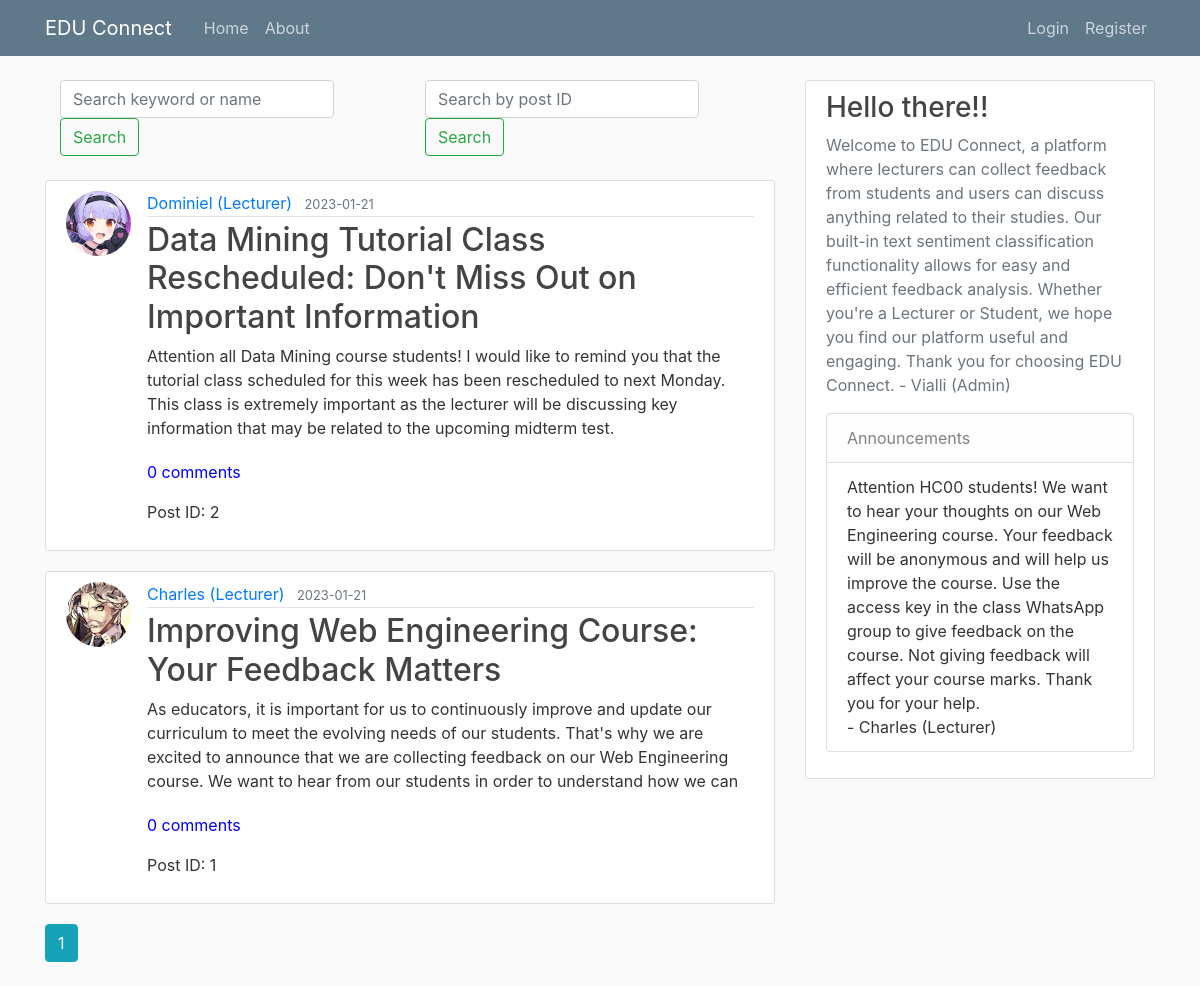
The page /home on the database its author committed.
### EDUConnect/models.py (models this page shows, shortened)
class Post(db.Model):
    id = db.Column(db.Integer, primary_key=True)
    title = db.Column(db.String(100), nullable=False)
    date_posted = db.Column(db.DateTime, nullable=False, default=datetime.utcnow)
    content = db.Column(db.Text, nullable=False)
    user_id = db.Column(db.Integer, db.ForeignKey('user.id'), nullable=False)
    anonymous_comments = db.Column(db.Boolean, default=False)
    comments = db.relationship('Comment', backref='post', passive_deletes=True)
    is_private = db.Column(db.Boolean, default=False)
    access_key = db.Column(db.String(60), nullable=True)

class User(db.Model, UserMixin):
    id = db.Column(db.Integer, primary_key=True)
    username = db.Column(db.String(20), unique=True, nullable=False)
    email = db.Column(db.String(120), unique=True, nullable=False)
    image_file = db.Column(db.String(20), nullable=False, default='default.jpg')
    password = db.Column(db.String(60), nullable=False)
    posts = db.relationship('Post', backref='author', lazy=True)
    comments = db.relationship('Comment', backref='user', passive_deletes=True)
    role = db.Column(db.String(20), nullable=False, default='user')

class Announcement(db.Model):
    id = db.Column(db.Integer, primary_key=True)
    title = db.Column(db.String(100), nullable=False)
    content = db.Column(db.Text, nullable=False)
    author_id = db.Column(db.Integer, db.ForeignKey('user.id'), nullable=False)
    created_at = db.Column(db.DateTime, default=datetime.utcnow)
    author = db.relationship("User", backref="announcements", lazy=True)

### EDUConnect/main/routes.py (the view)
@main.route("/")
@main.route("/home")
def home():
    page = request.args.get('page', 1, type=int)
    announcements = Announcement.query.all()
    q = request.args.get('q')
    if q:
        posts = Post.query.filter((Post.title.contains(q) | Post.content.contains(q)) | User.username.contains(q)).join(User).order_by(Post.date_posted.desc()).paginate(page=page, per_page=4)
        if len(posts.items) == 0:
            flash('No post found', 'danger')
            return redirect(url_for('main.home'))
    else:
        posts = Post.query.order_by(Post.date_posted.desc()).paginate(page=page, per_page=4)
    return render_template('home.html', posts=posts, announcements=announcements)

### EDUConnect/templates/home.html (shortened to what this page needs)
{% extends "layout.html" %}
{% block content %}
        <div class="container">
            <div class="row">
                <div class="col-6">
                    <form class="form-inline my-2 my-lg-0" action="{{ url_for('main.home') }}" method="GET">
                        <div class="form-group mr-sm-2">
                            <input type="text" class="form-control" name="q" placeholder="Search keyword or name">
                        </div>
                        <button class="btn btn-outline-success my-2 my-sm-0" type="submit">Search</button>
                    </form>
                </div>
                <div class="col-6">
                    <form class="form-inline my-2 my-lg-0" action="{{ url_for('main.post_id') }}" method="GET">
                        <div class="form-group mr-sm-2">
                            <input type="text" class="form-control" name="postid" placeholder="Search by post ID">
                        </div>
                        <button class="btn btn-outline-success my-2 my-sm-0" type="submit">Search</button>
                    </form>
                </div>
            </div>
        </div>
        <br>
        {% for post in posts.items %}
            <article class="media content-section">
                <img class="rounded-circle article-img" src="{{ url_for('static', filename='profile_pics/' + post.author.image_file) }}">
                <div class="media-body">
                    <div class="article-metadata">
                        <a class="mr-2" href="{{ url_for('users.user_posts', username=post.author.username) }}">{{ post.author.username }}</a>
                        <small class="text-muted">{{ post.date_posted.strftime('%Y-%m-%d') }}</small>
                    </div>
                    <h2><a class="article-title" href="{{ url_for('posts.post', post_id=post.id) }}">{{ post.title }}</a></h2>
                    <p class="article-content">{{ post.content }}</p>
                    <p style="color:blue;">{{ post.comments|length }} comments</p>
                    <p>Post ID: {{ post.id }}</p>
                </div>
            </article>
        {% endfor %}
        <div class="pagination">
            {% for page_num in posts.iter_pages(left_edge=1, right_edge=1, left_current=1, right_current=1) %}
                {% if page_num %}
                    {% if posts.page == page_num %}
                        <a class="btn btn-info mb-4" href="{{ url_for('main.home', page=page_num) }}">{{ page_num }}</a>
                    {% else %}
                        <a class="btn btn-outline-info mb-4" href="{{ url_for('main.home', page=page_num) }}">{{ page_num }}</a>
                    {% endif %}
                {% else %}
                    ...
                {% endif %}
            {% endfor %}
        </div>
{% endblock %}

### EDUConnect/templates/layout.html (shortened to what this page needs)
<!DOCTYPE html>
<html>
<head>
    <link rel="stylesheet" href="https://maxcdn.bootstrapcdn.com/bootstrap/4.0.0/css/bootstrap.min.css">
    <link rel="stylesheet" type="text/css" href="{{ url_for('static', filename='main.css') }}">
</head>
<body>
    <header class="site-header">
      <nav class="navbar navbar-expand-md navbar-dark bg-steel fixed-top">
        <div class="container">
          <a class="navbar-brand mr-4" href="/">EDU Connect </a>
          <div class="collapse navbar-collapse" id="navbarToggle">
            <div class="navbar-nav mr-auto">
              <a class="nav-item nav-link" href="{{ url_for('main.home') }}">Home</a>
              <a class="nav-item nav-link" href="{{ url_for('main.about') }}">About</a>
            </div>
            <div class="navbar-nav">
              {% if current_user.is_authenticated %}
                {% if current_user.role == "lecturer"%}
                  <a class="nav-item nav-link" href="{{ url_for('announcements.new_announcement') }}">New Announcement</a>
                {% endif %}
                {% if current_user.role == "admin"%}
                  <a class="nav-item nav-link" href="{{ url_for('announcements.new_announcement') }}">New Announcement</a>
                {% endif %}
                <a class="nav-item nav-link" href="{{ url_for('posts.new_post') }}">New Post</a>
                <a class="nav-item nav-link" href="{{ url_for('users.account') }}">Account</a>
                <a class="nav-item nav-link" style="color:white;">{{current_user.username}}</a>
                <a class="nav-item nav-link" href="{{ url_for('users.logout') }}">Logout</a>
              {% else %}
                <a class="nav-item nav-link" href="{{ url_for('users.login') }}">Login</a>
                <a class="nav-item nav-link" href="{{ url_for('users.register') }}">Register</a>
              {% endif %}
            </div>
          </div>
        </div>
      </nav>
    </header>
    <main role="main" class="container">
      <div class="row">
        <div class="col-md-8">
          {% block content %}{% endblock %}
        </div>
        <div class="col-md-4">
          <div class="content-section">
            <h3>Hello there!!</h3>
            <p class='text-muted'>Welcome to EDU Connect, a platform where lecturers can collect feedback from students and users can discuss anything related to their studies. Our built-in text sentiment classification functionality allows for easy and efficient feedback analysis. Whether you're a Lecturer or Student, we hope you find our platform useful and engaging. Thank you for choosing EDU Connect.
              - Vialli (Admin)
              <ul class="list-group">
                  <li class="list-group-item list-group-item-light">Announcements</li>
                  {% for announcement in announcements %}
                    <li class="list-group-item">{{ announcement.content }} <br> - {{ announcement.author.username }}</li>
                  {% endfor %}
              </ul>
            </p>
          </div>
        </div>
      </div>
    </main>
</body>
</html>

### EDUConnect/static/main.css (style rules this page uses)
body { background: #fafafa; color: #333333; margin-top: 5rem; }
h1, h2, h3, h4, h5, h6 { color: #444444; }
.bg-steel { background-color: #5f788a; }
.site-header .navbar-nav .nav-link { color: #cbd5db; }
.content-section { background: #ffffff; padding: 10px 20px; border: 1px solid #dddddd; border-radius: 3px; margin-bottom: 20px; }
.article-title { color: #444444; }
.article-content { white-space: pre-line; }
.article-img { height: 65px; width: 65px; margin-right: 16px; }
.article-metadata { padding-bottom: 1px; margin-bottom: 4px; border-bottom: 1px solid #e3e3e3 }

### EDUConnect/templates/home.html (style rules this page uses)
.article-content { overflow: hidden; max-height: 100px; }

### rows shown on the page
Post: image_file (picture), author.username "Dominiel (Lecturer)", date_posted "2023-01-21", title "Data Mining Tutorial Class Rescheduled: Don't Miss Out on Important Information", content "Attention all Data Mining course students! I would like to remind you that the tutorial class scheduled for this week has been rescheduled to next Monday. This class is extremely important as the lecturer will be discussing key information that may be related to the upcoming midterm test.…", comments|length "0", id "2"
Post: image_file (picture), author.username "Charles (Lecturer)", date_posted "2023-01-21", title "Improving Web Engineering Course: Your Feedback Matters", content "As educators, it is important for us to continuously improve and update our curriculum to meet the evolving needs of our students. That's why we are excited to announce that we are collecting feedback on our Web Engineering course. We want to hear from our students in order to understand how we can…", comments|length "0", id "1"
Announcement: content "Attention HC00 students! We want to hear your thoughts on our Web Engineering course. Your feedback will be anonymous and will help us improve the course. Use the access key in the class WhatsApp group to give feedback on the course. Not giving feedback will affect your course marks. Thank you for your help.", author.username "Charles (Lecturer)"

### other values the page prints
{{ page_num }} "1"
